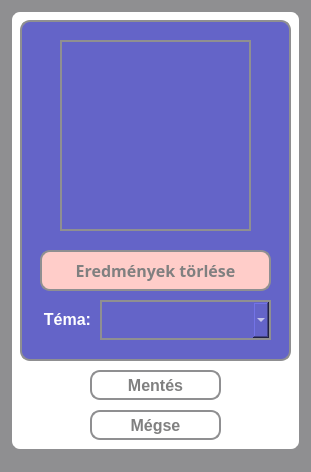
<?xml version="1.0" encoding="UTF-8"?>
<ui version="4.0">
 <class>MainWindow</class>
 <widget class="QMainWindow" name="MainWindow">
  <property name="geometry">
   <rect>
    <x>0</x>
    <y>0</y>
    <width>311</width>
    <height>472</height>
   </rect>
  </property>
  <property name="windowTitle">
   <string>Beállítások</string>
  </property>
  <property name="styleSheet">
   <string notr="true">* {
	background-color: #8f8f91;
}</string>
  </property>
  <widget class="QWidget" name="centralwidget">
   <widget class="QWidget" name="widget_3" native="true">
    <property name="geometry">
     <rect>
      <x>10</x>
      <y>10</y>
      <width>291</width>
      <height>441</height>
     </rect>
    </property>
    <property name="styleSheet">
     <string notr="true">* {
	background-color: white;
	border: 2px solid #8f8f91;
	border-radius: 10px;
	color: white;
	font-size: 16px;
	font-weight: bold;
}</string>
    </property>
    <widget class="QPushButton" name="saveAndCloseButton">
     <property name="geometry">
      <rect>
       <x>80</x>
       <y>360</y>
       <width>131</width>
       <height>30</height>
      </rect>
     </property>
     <property name="styleSheet">
      <string notr="true">* {
	background-color: white;
	border: 2px solid #8f8f91;
	border-radius: 10px;
	color: grey;
}

*:hover {
	background-color: rgb(120, 120, 220);
	color: white;
}</string>
     </property>
     <property name="text">
      <string>Mentés</string>
     </property>
    </widget>
    <widget class="QPushButton" name="abortButton">
     <property name="geometry">
      <rect>
       <x>80</x>
       <y>400</y>
       <width>131</width>
       <height>30</height>
      </rect>
     </property>
     <property name="styleSheet">
      <string notr="true">* {
	background-color: white;
	border: 2px solid #8f8f91;
	border-radius: 10px;
	color: grey;
}

*:hover {
	background-color: rgb(120, 120, 220);
	color: white;
}</string>
     </property>
     <property name="text">
      <string>Mégse</string>
     </property>
    </widget>
    <widget class="QWidget" name="widget_2" native="true">
     <property name="geometry">
      <rect>
       <x>10</x>
       <y>10</y>
       <width>271</width>
       <height>341</height>
      </rect>
     </property>
     <property name="styleSheet">
      <string notr="true">* {
	background-color: rgb(100, 100, 200);
	border: 2px solid #8f8f91;
	border-radius: 10px;
	color: white;
	font-size: 16px;
	font-weight: bold;
}</string>
     </property>
     <widget class="QFrame" name="profilePicture">
      <property name="geometry">
       <rect>
        <x>40</x>
        <y>20</y>
        <width>191</width>
        <height>191</height>
       </rect>
      </property>
      <property name="styleSheet">
       <string notr="true">border-radius: 0px;</string>
      </property>
      <property name="frameShape">
       <enum>QFrame::StyledPanel</enum>
      </property>
      <property name="frameShadow">
       <enum>QFrame::Raised</enum>
      </property>
     </widget>
     <widget class="QPushButton" name="restoreDefaultResultsButton">
      <property name="geometry">
       <rect>
        <x>20</x>
        <y>230</y>
        <width>231</width>
        <height>41</height>
       </rect>
      </property>
      <property name="font">
       <font>
        <family>Corbel</family>
        <pointsize>-1</pointsize>
        <bold>true</bold>
       </font>
      </property>
      <property name="styleSheet">
       <string notr="true">* {
	background-color: rgb(255, 205, 201);
	color: grey;
}

*:hover {
	background-color: rgb(255, 102, 89);
	color: white;
}</string>
      </property>
      <property name="text">
       <string>Eredmények törlése</string>
      </property>
     </widget>
     <widget class="QComboBox" name="changeThemeBox">
      <property name="geometry">
       <rect>
        <x>80</x>
        <y>280</y>
        <width>171</width>
        <height>40</height>
       </rect>
      </property>
      <property name="font">
       <font>
        <family>Corbel</family>
        <pointsize>-1</pointsize>
        <bold>true</bold>
       </font>
      </property>
      <property name="styleSheet">
       <string notr="true">* {
	border-radius: 0;
}</string>
      </property>
      <property name="editable">
       <bool>true</bool>
      </property>
      <property name="currentText">
       <string/>
      </property>
      <property name="placeholderText">
       <string/>
      </property>
      <property name="frame">
       <bool>true</bool>
      </property>
     </widget>
     <widget class="QLabel" name="themeLabel">
      <property name="geometry">
       <rect>
        <x>20</x>
        <y>290</y>
        <width>51</width>
        <height>31</height>
       </rect>
      </property>
      <property name="layoutDirection">
       <enum>Qt::LeftToRight</enum>
      </property>
      <property name="styleSheet">
       <string notr="true">*{
	border: none;
}</string>
      </property>
      <property name="text">
       <string>Téma:</string>
      </property>
      <property name="alignment">
       <set>Qt::AlignRight</set>
      </property>
     </widget>
    </widget>
   </widget>
  </widget>
  <widget class="QStatusBar" name="statusbar"/>
 </widget>
 <resources/>
 <connections/>
</ui>
